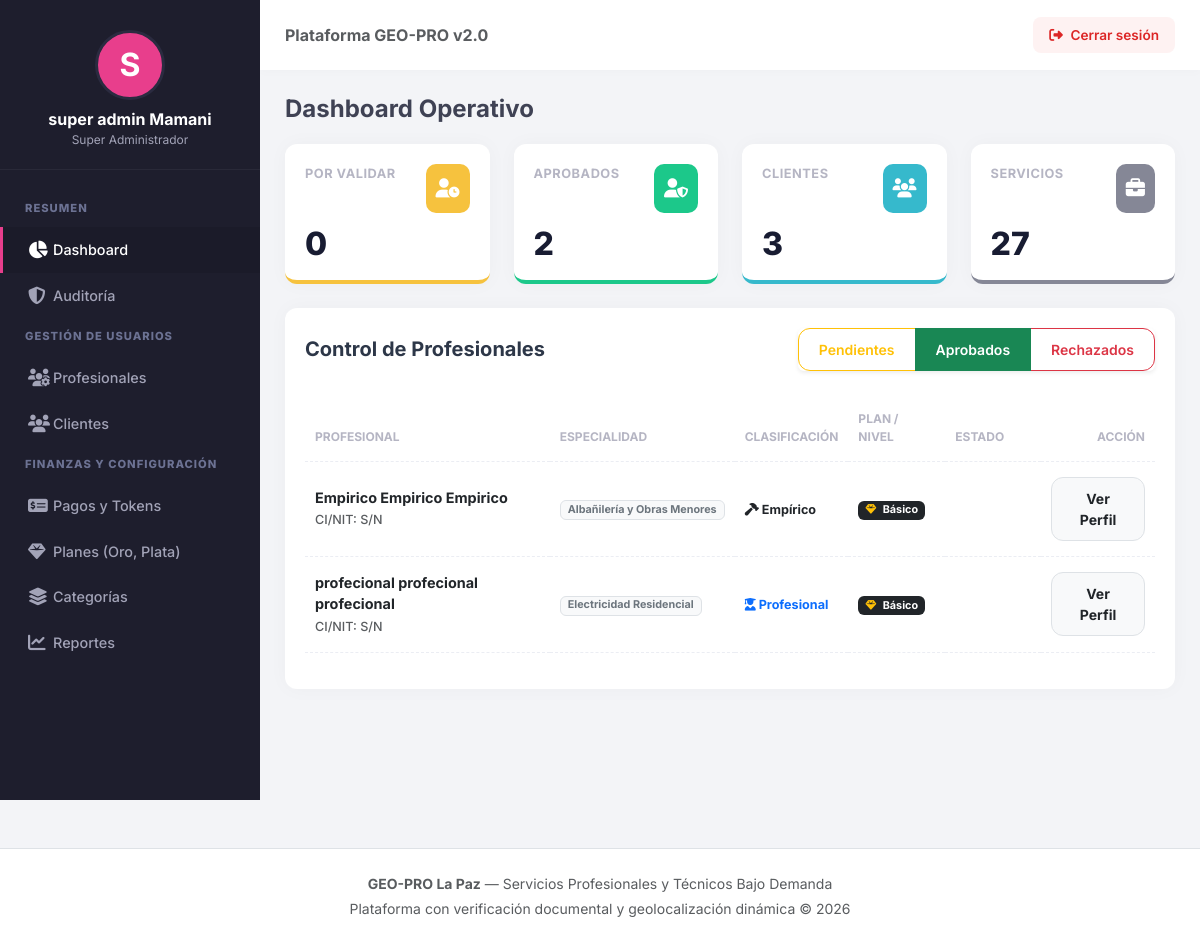
Screenshot of /public/admin/dashboard?estado=APROBADO (signed in) with the database file from the repository.
### tables this page shows
CREATE TABLE `profesionales` (
  `id_profesional` int(11) NOT NULL,
  `id_usuario` int(11) NOT NULL,
  `id_categoria` int(11) NOT NULL,
  `id_plan` int(11) NOT NULL DEFAULT 1,
  `tipo_prestador` enum('TECNICO_PROFESIONAL','OFICIO_EMPIRICO') NOT NULL DEFAULT 'TECNICO_PROFESIONAL',
  `tipo_documento_identidad` enum('CI','NIT','EXTRANJERO') NOT NULL DEFAULT 'CI',
  `numero_documento` varchar(30) NOT NULL,
  `experiencia_anios` int(11) NOT NULL DEFAULT 0,
  `descripcion_servicio` text NOT NULL,
  `macrodistrito_base` enum('ZONA_SUR','SOPOCACHI','CENTRO','MIRAFLORES','SAN_PEDRO','COTAHUMA','PERIFERICA','EL_ALTO') NOT NULL,
  `zona_especifica` varchar(150) NOT NULL,
  `tokens_disponibles` int(11) NOT NULL DEFAULT 5,
  `fin_suscripcion` date DEFAULT NULL,
  `tarifa_base` decimal(10,2) DEFAULT 0.00,
  `estado_validacion` enum('PENDIENTE','APROBADO','RECHAZADO') NOT NULL DEFAULT 'PENDIENTE',
  `estado_disponibilidad` enum('DISPONIBLE','OCUPADO','NO_DISPONIBLE') NOT NULL DEFAULT 'NO_DISPONIBLE',
  `latitud_actual` decimal(10,8) DEFAULT NULL,
  `longitud_actual` decimal(11,8) DEFAULT NULL,
  `ultima_conexion` timestamp NULL DEFAULT NULL ON UPDATE current_timestamp(),
  `fecha_registro` timestamp NOT NULL DEFAULT current_timestamp()
);

CREATE TABLE `usuarios` (
  `id_usuario` int(11) NOT NULL,
  `id_rol` int(11) NOT NULL,
  `nombre` varchar(100) NOT NULL,
  `apellido` varchar(100) NOT NULL,
  `correo` varchar(120) NOT NULL,
  `celular` varchar(20) NOT NULL,
  `password` varchar(255) NOT NULL,
  `foto_perfil` varchar(255) DEFAULT NULL,
  `estado` enum('ACTIVO','INACTIVO','BLOQUEADO') NOT NULL DEFAULT 'ACTIVO',
  `token_recuperacion` varchar(255) DEFAULT NULL,
  `fecha_registro` timestamp NOT NULL DEFAULT current_timestamp()
);

CREATE TABLE `categorias` (
  `id_categoria` int(11) NOT NULL,
  `nombre_categoria` varchar(100) NOT NULL,
  `slug` varchar(120) NOT NULL,
  `descripcion` text DEFAULT NULL,
  `tipo_clasificacion` enum('TECNICO','EMPIRICO_OFICIO','AMBOS') NOT NULL DEFAULT 'AMBOS',
  `icono_fa` varchar(50) DEFAULT 'fa-solid fa-wrench',
  `estado` tinyint(1) NOT NULL DEFAULT 1,
  `fecha_creacion` timestamp NOT NULL DEFAULT current_timestamp()
);

### app/controllers/AdminController.php (called while the page is built, shortened)
<?php
class AdminController extends Controller {
    private Admin $adminModel;
    public function __construct() {
        $this->adminModel = new Admin();
    }
    public function dashboard() {
        $stats = $this->adminModel->estadisticas();
        $filtro = $_GET['estado'] ?? 'PENDIENTE';
        $profesionales = $this->adminModel->listarProfesionales($filtro);
        $this->view('admin/dashboard', [
            'titulo'        => 'GEO-PRO | Panel Administrativo',
            'stats'         => $stats,
            'profesionales' => $profesionales,
            'filtroActual'  => $filtro
        ]);
    }
}

### public/index.php (called while the page is built, shortened)
<?php
require_once '../app/config/Database.php';
spl_autoload_register(function ($clase) {
    $directorios = [
        '../core/',
        '../app/controllers/',
        '../app/models/',
        '../app/config/'
    ];
    foreach ($directorios as $dir) {
        $archivo = $dir . $clase . '.php';
        if (file_exists($archivo)) {
            return;
        }
    }
});
$app = new Router();
$app->run();

### app/config/Database.php (called while the page is built)
<?php
class Database {
    private static ?Database $instance = null;
    private ?PDO $conn = null;
    private function __construct() {
        try {
            $dsn = "mysql:host=" . DB_HOST . ";port=" . DB_PORT . ";dbname=" . DB_NAME . ";charset=" . DB_CHARSET;
            $options = [
                PDO::ATTR_ERRMODE            => PDO::ERRMODE_EXCEPTION,
                PDO::ATTR_DEFAULT_FETCH_MODE => PDO::FETCH_ASSOC,
                PDO::ATTR_EMULATE_PREPARES   => false,
                PDO::ATTR_TIMEOUT            => 10,
            ];
            $this->conn = new PDO($dsn, DB_USER, DB_PASS, $options);
            $this->conn->exec("SET SESSION innodb_lock_wait_timeout = 10");
            $this->conn->exec("SET SESSION wait_timeout = 30");
        } catch (PDOException $e) {
            die("Error crítico de conexión a la base de datos: " . $e->getMessage());
        }
    }
    public static function getInstance(): Database {
        if (self::$instance === null) {
            self::$instance = new Database();
        }
        return self::$instance;
    }
    public function getConnection(): PDO {
        return $this->conn;
    }
}

### app/models/Admin.php (called while the page is built, shortened)
<?php
class Admin {
    private PDO $db;
    public function __construct() {
        $this->db = Database::getInstance()->getConnection();
    }
    public function estadisticas(): array {
        $stmt = $this->db->query("
            SELECT
                (SELECT COUNT(*) FROM profesionales WHERE estado_validacion = 'PENDIENTE') AS pendientes,
                (SELECT COUNT(*) FROM profesionales WHERE estado_validacion = 'APROBADO') AS aprobados,
                (SELECT COUNT(*) FROM profesionales WHERE estado_validacion = 'RECHAZADO') AS rechazados,
                (SELECT COUNT(*) FROM clientes) AS total_clientes,
                (SELECT COUNT(*) FROM solicitudes_servicio) AS total_solicitudes
        ");
        return $stmt->fetch();
    }
    public function listarProfesionales(string $filtroEstado = 'PENDIENTE'): array {
        $sql = "
            SELECT p.id_profesional, p.tipo_prestador, p.estado_validacion, p.fecha_registro,
                   p.macrodistrito_base, u.nombre, u.apellido, u.correo, u.celular,
                   c.nombre_categoria
            FROM profesionales p
            INNER JOIN usuarios u ON p.id_usuario = u.id_usuario
            INNER JOIN categorias c ON p.id_categoria = c.id_categoria
        ";
        $params = [];
        if (in_array($filtroEstado, ['PENDIENTE', 'APROBADO', 'RECHAZADO'], true)) {
            $sql .= " WHERE p.estado_validacion = :estado";
            $params[':estado'] = $filtroEstado;
        }
        $sql .= " ORDER BY p.fecha_registro DESC";
        $stmt = $this->db->prepare($sql);
        $stmt->execute($params);
        return $stmt->fetchAll();
    }
}

### app/helpers/estado_helper.php (called while the page is built)
<?php
function claseBadgeEstado(string $estado): string {
    $mapa = [
        'PENDIENTE'  => 'badge-pendiente',
        'ACEPTADA'   => 'badge-aceptada',
        'EN_CAMINO'  => 'badge-en_camino',
        'EN_PROCESO' => 'badge-en_proceso',
        'FINALIZADA' => 'badge-finalizada',
        'CANCELADA'  => 'badge-cancelada',
        'APROBADO'   => 'badge-aprobado',
        'RECHAZADO'  => 'badge-rechazado',
    ];
    return $mapa[$estado] ?? 'badge-pendiente';
}

### app/views/admin/dashboard.php (the view, shortened to what this page needs)
<?php require_once "../app/views/layouts/header.php"; ?>
<div class="admin-wrapper">
    <aside class="admin-sidebar" id="adminSidebar">
        <div class="sidebar-profile">
            <div class="sidebar-avatar"><?php echo strtoupper(substr($_SESSION['user_nombre'] ?? 'A', 0, 1)); ?></div>
            <h6><?= htmlspecialchars($_SESSION['user_nombre'] ?? 'Administrador') ?></h6>
            <p>Super Administrador</p>
        </div>
        <ul class="sidebar-menu">
            <li class="menu-title">Resumen</li>
            <li><a href="<?= BASE_URL ?>/admin/dashboard" class="active"><i class="fa-solid fa-chart-pie"></i> Dashboard</a></li>
            <li><a href="<?= BASE_URL ?>/admin/auditoria"><i class="fa-solid fa-shield-halved"></i> Auditoría</a></li>
            <li class="menu-title">Gestión de Usuarios</li>
            <li><a href="<?= BASE_URL ?>/admin/profesionales"><i class="fa-solid fa-users-gear"></i> Profesionales</a></li>
            <li><a href="<?= BASE_URL ?>/admin/clientes"><i class="fa-solid fa-users"></i> Clientes</a></li>
            <li class="menu-title">Finanzas y Configuración</li>
            <li><a href="<?= BASE_URL ?>/admin/pagos"><i class="fa-solid fa-money-check-dollar"></i> Pagos y Tokens</a></li>
            <li><a href="<?= BASE_URL ?>/admin/planes"><i class="fa-solid fa-gem"></i> Planes (Oro, Plata)</a></li>
            <li><a href="<?= BASE_URL ?>/admin/categorias"><i class="fa-solid fa-layer-group"></i> Categorías</a></li>
            <li><a href="<?= BASE_URL ?>/admin/reportes"><i class="fa-solid fa-chart-line"></i> Reportes</a></li>
        </ul>
    </aside>
    <main class="admin-main-content">
        <header class="admin-topbar">
            <div class="d-none d-md-block"><span class="text-muted fw-bold">Plataforma GEO-PRO v2.0</span></div>
            <a href="<?= BASE_URL ?>/auth/logout" class="topbar-logout"><i class="fa-solid fa-right-from-bracket me-1"></i> Cerrar sesión</a>
        </header>
        <div class="dashboard-content">
            <h3 class="page-title">Dashboard Operativo</h3>
            <div class="row g-4 mb-4">
                <div class="col-md-3 col-6">
                    <div class="kpi-card" style="border-bottom: 4px solid #f6c23e;">
                        <div class="kpi-top"><span class="kpi-label">Por Validar</span><div class="kpi-icon" style="background: #f6c23e;"><i class="fa-solid fa-user-clock"></i></div></div>
                        <div class="kpi-number"><?= (int) ($stats['pendientes'] ?? 0) ?></div>
                    </div>
                </div>
                <div class="col-md-3 col-6">
                    <div class="kpi-card" style="border-bottom: 4px solid #1cc88a;">
                        <div class="kpi-top"><span class="kpi-label">Aprobados</span><div class="kpi-icon" style="background: #1cc88a;"><i class="fa-solid fa-user-shield"></i></div></div>
                        <div class="kpi-number"><?= (int) ($stats['aprobados'] ?? 0) ?></div>
                    </div>
                </div>
                <div class="col-md-3 col-6">
                    <div class="kpi-card" style="border-bottom: 4px solid #36b9cc;">
                        <div class="kpi-top"><span class="kpi-label">Clientes</span><div class="kpi-icon" style="background: #36b9cc;"><i class="fa-solid fa-users"></i></div></div>
                        <div class="kpi-number"><?= (int) ($stats['total_clientes'] ?? 0) ?></div>
                    </div>
                </div>
                <div class="col-md-3 col-6">
                    <div class="kpi-card" style="border-bottom: 4px solid #858796;">
                        <div class="kpi-top"><span class="kpi-label">Servicios</span><div class="kpi-icon" style="background: #858796;"><i class="fa-solid fa-briefcase"></i></div></div>
                        <div class="kpi-number"><?= (int) ($stats['total_solicitudes'] ?? 0) ?></div>
                    </div>
                </div>
            </div>
            <div class="table-card">
                <div class="d-flex flex-column flex-md-row justify-content-between align-items-md-center mb-4">
                    <h5 class="fw-bold mb-0">Control de Profesionales</h5>
                    <div class="btn-group mt-3 mt-md-0 shadow-sm">
                        <a href="?estado=PENDIENTE" class="btn btn-sm btn-outline-warning <?= ($filtroActual ?? '') === 'PENDIENTE' ? 'active' : '' ?>">Pendientes</a>
                        <a href="?estado=APROBADO" class="btn btn-sm btn-outline-success <?= ($filtroActual ?? '') === 'APROBADO' ? 'active' : '' ?>">Aprobados</a>
                        <a href="?estado=RECHAZADO" class="btn btn-sm btn-outline-danger <?= ($filtroActual ?? '') === 'RECHAZADO' ? 'active' : '' ?>">Rechazados</a>
                    </div>
                </div>
                <div class="table-responsive">
                    <table class="table">
                        <thead>
                            <tr>
                                <th>Profesional</th>
                                <th>Especialidad</th>
                                <th>Clasificación</th>
                                <th>Plan / Nivel</th>
                                <th>Estado</th>
                                <th class="text-end">Acción</th>
                            </tr>
                        </thead>
                        <tbody>
                            <?php if (isset($profesionales) && is_array($profesionales)): ?>
                                <?php foreach ($profesionales as $p): ?>
                                    <tr>
                                        <td>
                                            <div class="fw-bold text-dark"><?= htmlspecialchars(($p['nombre'] ?? '') . ' ' . ($p['apellido'] ?? '')) ?></div>
                                            <small class="text-muted">CI/NIT: <?= htmlspecialchars($p['numero_documento'] ?? 'S/N') ?></small>
                                        </td>
                                        <td><span class="badge bg-light text-secondary border"><?= htmlspecialchars($p['nombre_categoria'] ?? 'Sin Categoría') ?></span></td>
                                        <td>
                                            <?php if (($p['tipo_prestador'] ?? '') === 'TECNICO_PROFESIONAL'): ?>
                                                <span class="text-primary fw-bold small"><i class="fa-solid fa-user-graduate"></i> Profesional</span>
                                            <?php else: ?>
                                                <span class="text-warning text-dark fw-bold small"><i class="fa-solid fa-hammer"></i> Empírico</span>
                                            <?php endif; ?>
                                        </td>
                                        <td>
                                            <?php
                                                $nombrePlan = str_replace('_', ' ', htmlspecialchars($p['nombre_plan'] ?? 'Básico'));
                                            ?>
                                            <span class="badge bg-dark text-white fw-bold"><i class="fa-solid fa-gem text-warning me-1"></i> <?= ucwords(strtolower($nombrePlan)) ?></span>
                                        </td>
                                        <td>
                                            <span class="badge rounded-pill <?= claseBadgeEstado($p['estado_validacion'] ?? '') ?>"><?= htmlspecialchars($p['estado_validacion'] ?? 'PENDIENTE') ?></span>
                                        </td>
                                        <td class="text-end">
                                            <a href="<?= BASE_URL ?>/admin/verProfesional/<?= $p['id_profesional'] ?? 0 ?>" class="btn btn-sm <?= ($p['estado_validacion'] ?? '') === 'PENDIENTE' ? 'btn-primary' : 'btn-light border text-dark' ?> fw-bold px-3">
                                                <?= ($p['estado_validacion'] ?? '') === 'PENDIENTE' ? 'Revisar' : 'Ver Perfil' ?>
                                            </a>
                                        </td>
                                    </tr>
                                <?php endforeach; ?>
                            <?php endif; ?>
                        </tbody>
                    </table>
                </div>
            </div>
        </div>
    </main>
</div>
<?php require_once "../app/views/layouts/footer.php"; ?>

### rows the page displays
profesionales: id_usuario.apellido "Empirico Empirico Empirico", numero_documento "S/N", id_categoria.nombre_categoria "Albañilería y Obras Menores", tipo_prestador "OFICIO_EMPIRICO" (drawn), nombrePlan "Básico", estado_validacion "Ver Perfil"
profesionales: id_usuario.apellido "profecional profecional profecional", numero_documento "S/N", id_categoria.nombre_categoria "Electricidad Residencial", shows "Profesional", nombrePlan "Básico", estado_validacion "Ver Perfil"

### other values shown
substr($_SESSION['user_nombre'] ?? 'A', 0, 1) "S"
$_SESSION['user_nombre'] "super admin Mamani"
$stats['pendientes'] "0"
$stats['aprobados'] "2"
$stats['total_clientes'] "3"
$stats['total_solicitudes'] "27"
